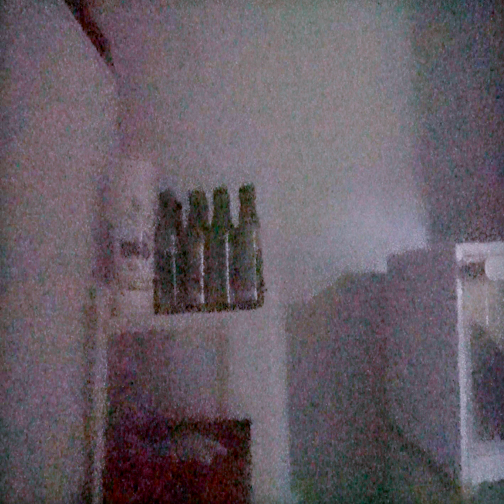
#> input picture Zero-DCE++/data/result_Zero_DCE++/attention_4_layers/101_2_.png, 504 x 504 px; its folder holds only this picture in this run
$ python calculate_niqe.py   (older library calls are emulated)
#> lines starting #> are read from the running program, lines starting #| are printed output that depends on the picture; long printed decimals are rounded
import numpy as np
import scipy.misc
import scipy.io
from os.path import dirname
from os.path import join
import scipy
import PIL
from PIL import Image
import numpy as np
import scipy.ndimage
import numpy as np
import scipy.special
import math
import glob

gamma_range = np.arange(0.2, 10, 0.001)
a = scipy.special.gamma(2.0/gamma_range)
a *= a
b = scipy.special.gamma(1.0/gamma_range)
c = scipy.special.gamma(3.0/gamma_range)
prec_gammas = a/(b*c)

def aggd_features(imdata):
    #flatten imdata
    imdata.shape = (len(imdata.flat),)
    imdata2 = imdata*imdata
    left_data = imdata2[imdata<0]
    right_data = imdata2[imdata>=0]
    left_mean_sqrt = 0
    right_mean_sqrt = 0
    if len(left_data) > 0:
        left_mean_sqrt = np.sqrt(np.average(left_data))
    if len(right_data) > 0:
        right_mean_sqrt = np.sqrt(np.average(right_data))

    if right_mean_sqrt != 0:
      gamma_hat = left_mean_sqrt/right_mean_sqrt
    else:
      gamma_hat = np.inf
    #solve r-hat norm

    imdata2_mean = np.mean(imdata2)
    if imdata2_mean != 0:
      r_hat = (np.average(np.abs(imdata))**2) / (np.average(imdata2))
    else:
      r_hat = np.inf
    rhat_norm = r_hat * (((math.pow(gamma_hat, 3) + 1)*(gamma_hat + 1)) / math.pow(math.pow(gamma_hat, 2) + 1, 2))

    #solve alpha by guessing values that minimize ro
    pos = np.argmin((prec_gammas - rhat_norm)**2)
    alpha = gamma_range[pos]

    gam1 = scipy.special.gamma(1.0/alpha)
    gam2 = scipy.special.gamma(2.0/alpha)
    gam3 = scipy.special.gamma(3.0/alpha)

    aggdratio = np.sqrt(gam1) / np.sqrt(gam3)
    bl = aggdratio * left_mean_sqrt
    br = aggdratio * right_mean_sqrt

    #mean parameter
    N = (br - bl)*(gam2 / gam1)#*aggdratio
    return (alpha, N, bl, br, left_mean_sqrt, right_mean_sqrt)

def ggd_features(imdata):
    nr_gam = 1/prec_gammas
    sigma_sq = np.var(imdata)
    E = np.mean(np.abs(imdata))
    rho = sigma_sq/E**2
    pos = np.argmin(np.abs(nr_gam - rho));
    return gamma_range[pos], sigma_sq

def paired_product(new_im):
    shift1 = np.roll(new_im.copy(), 1, axis=1)
    shift2 = np.roll(new_im.copy(), 1, axis=0)
    shift3 = np.roll(np.roll(new_im.copy(), 1, axis=0), 1, axis=1)
    shift4 = np.roll(np.roll(new_im.copy(), 1, axis=0), -1, axis=1)

    H_img = shift1 * new_im
    V_img = shift2 * new_im
    D1_img = shift3 * new_im
    D2_img = shift4 * new_im

    return (H_img, V_img, D1_img, D2_img)


def gen_gauss_window(lw, sigma):
    sd = np.float32(sigma)
    lw = int(lw)
    weights = [0.0] * (2 * lw + 1)
    weights[lw] = 1.0
    sum = 1.0
    sd *= sd
    for ii in range(1, lw + 1):
        tmp = np.exp(-0.5 * np.float32(ii * ii) / sd)
        weights[lw + ii] = tmp
        weights[lw - ii] = tmp
        sum += 2.0 * tmp
    for ii in range(2 * lw + 1):
        weights[ii] /= sum
    return weights

def compute_image_mscn_transform(image, C=1, avg_window=None, extend_mode='constant'):
    if avg_window is None:
      avg_window = gen_gauss_window(3, 7.0/6.0)
    assert len(np.shape(image)) == 2
    h, w = np.shape(image)
    mu_image = np.zeros((h, w), dtype=np.float32)
    var_image = np.zeros((h, w), dtype=np.float32)
    image = np.array(image).astype('float32')
    scipy.ndimage.correlate1d(image, avg_window, 0, mu_image, mode=extend_mode)
    scipy.ndimage.correlate1d(mu_image, avg_window, 1, mu_image, mode=extend_mode)
    scipy.ndimage.correlate1d(image**2, avg_window, 0, var_image, mode=extend_mode)
    scipy.ndimage.correlate1d(var_image, avg_window, 1, var_image, mode=extend_mode)
    var_image = np.sqrt(np.abs(var_image - mu_image**2))
    return (image - mu_image)/(var_image + C), var_image, mu_image


def _niqe_extract_subband_feats(mscncoefs):
    # alpha_m,  = extract_ggd_features(mscncoefs)
    alpha_m, N, bl, br, lsq, rsq = aggd_features(mscncoefs.copy())
    pps1, pps2, pps3, pps4 = paired_product(mscncoefs)
    alpha1, N1, bl1, br1, lsq1, rsq1 = aggd_features(pps1)
    alpha2, N2, bl2, br2, lsq2, rsq2 = aggd_features(pps2)
    alpha3, N3, bl3, br3, lsq3, rsq3 = aggd_features(pps3)
    alpha4, N4, bl4, br4, lsq4, rsq4 = aggd_features(pps4)
    return np.array([alpha_m, (bl+br)/2.0,
            alpha1, N1, bl1, br1,  # (V)
            alpha2, N2, bl2, br2,  # (H)
            alpha3, N3, bl3, bl3,  # (D1)
            alpha4, N4, bl4, bl4,  # (D2)
    ])

def get_patches_train_features(img, patch_size, stride=8):
    return _get_patches_generic(img, patch_size, 1, stride)

def get_patches_test_features(img, patch_size, stride=8):
    return _get_patches_generic(img, patch_size, 0, stride)

def extract_on_patches(img, patch_size):
    h, w = img.shape
    patch_size = np.int(patch_size)
    patches = []
    for j in range(0, h-patch_size+1, patch_size):
        for i in range(0, w-patch_size+1, patch_size):
            patch = img[j:j+patch_size, i:i+patch_size]
            patches.append(patch)

    patches = np.array(patches)

    patch_features = []
    for p in patches:
        patch_features.append(_niqe_extract_subband_feats(p))
    patch_features = np.array(patch_features)

    return patch_features

def _get_patches_generic(img, patch_size, is_train, stride):
    h, w = np.shape(img)
    if h < patch_size or w < patch_size:
        print("Input image is too small")
        exit(0)

    # ensure that the patch divides evenly into img
    hoffset = (h % patch_size)
    woffset = (w % patch_size)

    if hoffset > 0:
        img = img[:-hoffset, :]
    if woffset > 0:
        img = img[:, :-woffset]


    img = img.astype(np.float32)
    #img2 = scipy.misc.imresize(img, 0.5, interp='bicubic', mode='F')
    print(img.shape)
    img2 = np.array(Image.fromarray(img).resize(size = (int(img.shape[0]/2), int(img.shape[1]/2)), resample = PIL.Image.BICUBIC))

    mscn1, var, mu = compute_image_mscn_transform(img)
    mscn1 = mscn1.astype(np.float32)

    mscn2, _, _ = compute_image_mscn_transform(img2)
    mscn2 = mscn2.astype(np.float32)


    feats_lvl1 = extract_on_patches(mscn1, patch_size)
    feats_lvl2 = extract_on_patches(mscn2, patch_size/2)

    feats = np.hstack((feats_lvl1, feats_lvl2))# feats_lvl3))

    return feats

def niqe(inputImgData):

    patch_size = 96
    module_path = dirname(__file__)

    # TODO: memoize
    params = scipy.io.loadmat("/raid/cs21mtech12001/DL_project/Low_Light_Image_Enhancement_2/Zero-DCE++/data/niqe_image_params.mat")
    pop_mu = np.ravel(params["pop_mu"])
    pop_cov = params["pop_cov"]


    M, N = inputImgData.shape

    # assert C == 1, "niqe called with videos containing %d channels. Please supply only the luminance channel" % (C,)
    assert M > (patch_size*2+1), "niqe called with small frame size, requires > 192x192 resolution video using current training parameters"
    assert N > (patch_size*2+1), "niqe called with small frame size, requires > 192x192 resolution video using current training parameters"


    feats = get_patches_test_features(inputImgData, patch_size)
    sample_mu = np.mean(feats, axis=0)
    sample_cov = np.cov(feats.T)

    X = sample_mu - pop_mu
    covmat = ((pop_cov+sample_cov)/2.0)
    pinvmat = scipy.linalg.pinv(covmat)
    niqe_score = np.sqrt(np.dot(np.dot(X, pinvmat), X))

    return niqe_score


if __name__ == "__main__":

    folder_location = "/raid/cs21mtech12001/DL_project/Low_Light_Image_Enhancement_2/Zero-DCE++/data/result_Zero_DCE++/attention_4_layers"
    images = glob.glob(folder_location + "/*")
    total_niqe = 0
    for i in range(len(images)):
        total_niqe += niqe(np.array(Image.open(images[i]).convert('LA'))[:,:,0])
#> in niqe, `patch_size = 96`: patch_size = 96
#> (reads Zero-DCE++/data/niqe_image_params.mat from the repository)
#> in _get_patches_generic, `hoffset = (h % patch_size)`: hoffset = 24
#| (480, 480)
#> call 2 of compute_image_mscn_transform, with C = 1, extend_mode = 'constant'
#> in compute_image_mscn_transform (call 2), `scipy.ndimage.correlate1d(var_image, avg_window, 1, var_image, mode=ex..`:
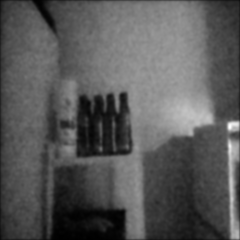
#> var_image: shape (240, 240) float32; min 88.36, max 29170.4, mean 10141.4; drawn with min black and max white
#> in _get_patches_generic, `mscn2, _, _ = compute_image_mscn_transform(img2)`:
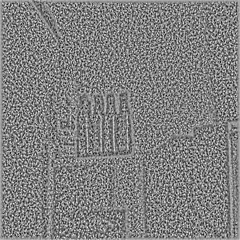
#> mscn2: shape (240, 240) float32; min -2.04, max 2.03, mean 0.0191; drawn with min black and max white
#> in extract_on_patches, `patch_size = np.int(patch_size)`: patch_size = 96
#> after the loop in extract_on_patches, `for j in range(0, h-patch_size+1, patch_size):`: patches = 25 items
#> the loop in extract_on_patches, `for p in patches:` made 25 passes
#> pass 1, in paired_product, `shift1 = np.roll(new_im.copy(), 1, axis=1)`:
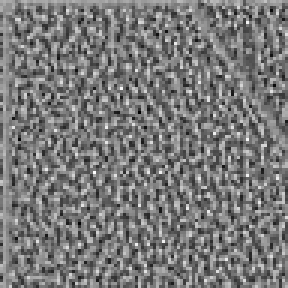
#> shift1: shape (96, 96) float32 (shown 3 times larger); min -1.89, max 2.12, mean 0.0179; drawn with min black and max white
#> pass 1, in paired_product, `shift2 = np.roll(new_im.copy(), 1, axis=0)`:
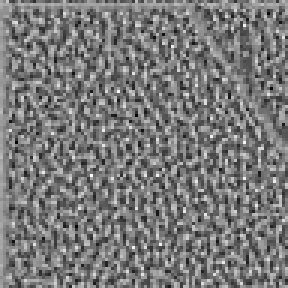
#> shift2: shape (96, 96) float32 (shown 3 times larger); min -1.89, max 2.12, mean 0.0179; drawn with min black and max white
#> pass 1, in paired_product, `shift3 = np.roll(np.roll(new_im.copy(), 1, axis=0), 1, axis=1)`:
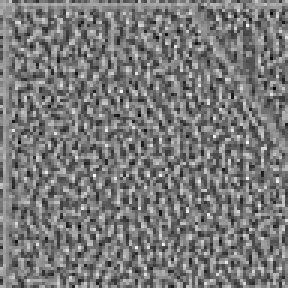
#> shift3: shape (96, 96) float32 (shown 3 times larger); min -1.89, max 2.12, mean 0.0179; drawn with min black and max white
#> pass 1, in paired_product, `shift4 = np.roll(np.roll(new_im.copy(), 1, axis=0), -1, axis=1)`:
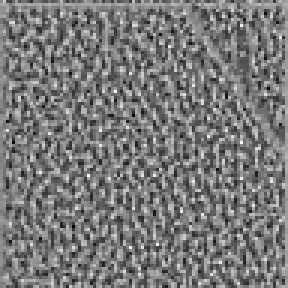
#> shift4: shape (96, 96) float32 (shown 3 times larger); min -1.89, max 2.12, mean 0.0179; drawn with min black and max white
#> the loop in extract_on_patches (call 2), `for p in patches:` made 25 passes
#> in niqe, `pinvmat = scipy.linalg.pinv(covmat)`:
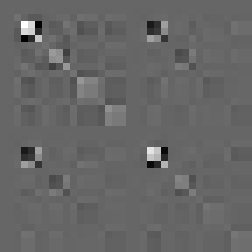
#> pinvmat: shape (36, 36) float64 (shown 7 times larger); min -138438, max 205719.5, mean 116; drawn with min black and max white
    print("Average NIQE is: ", total_niqe/len(images))
#| Average NIQE is:  16.067
